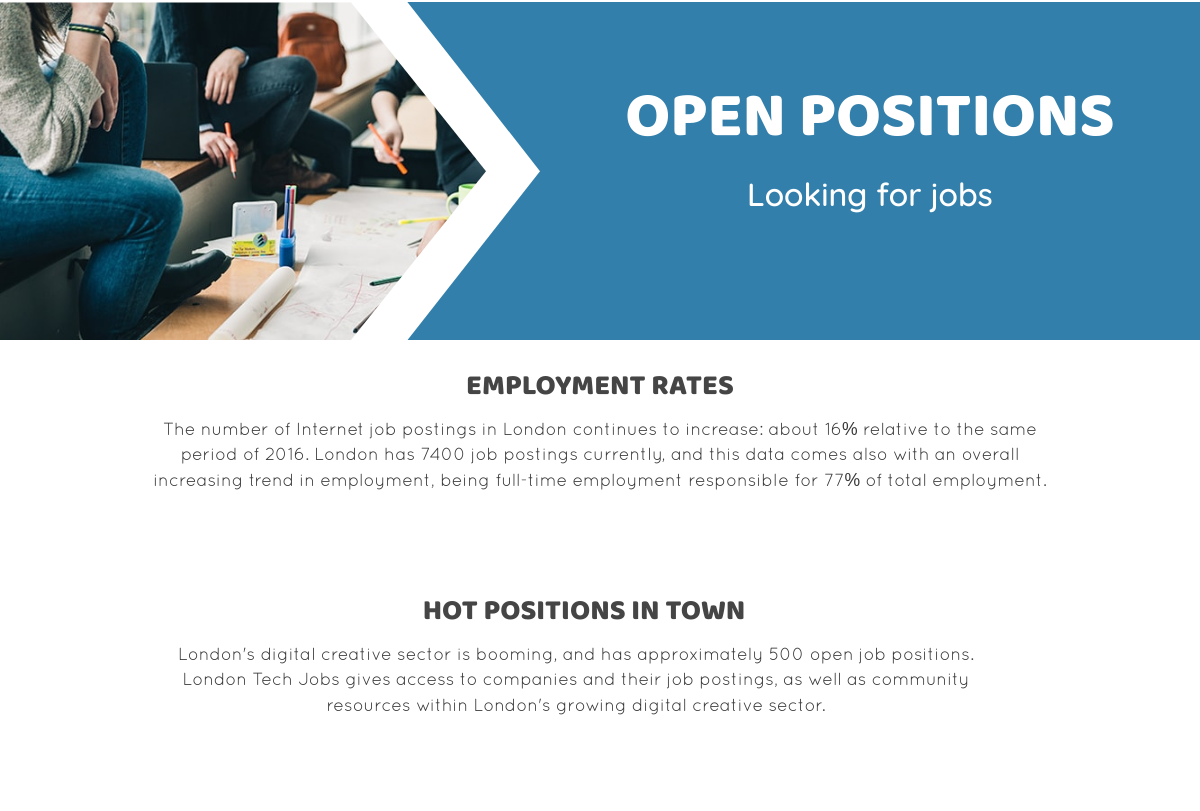
The page /work.php (middle part) on the database as committed earlier.
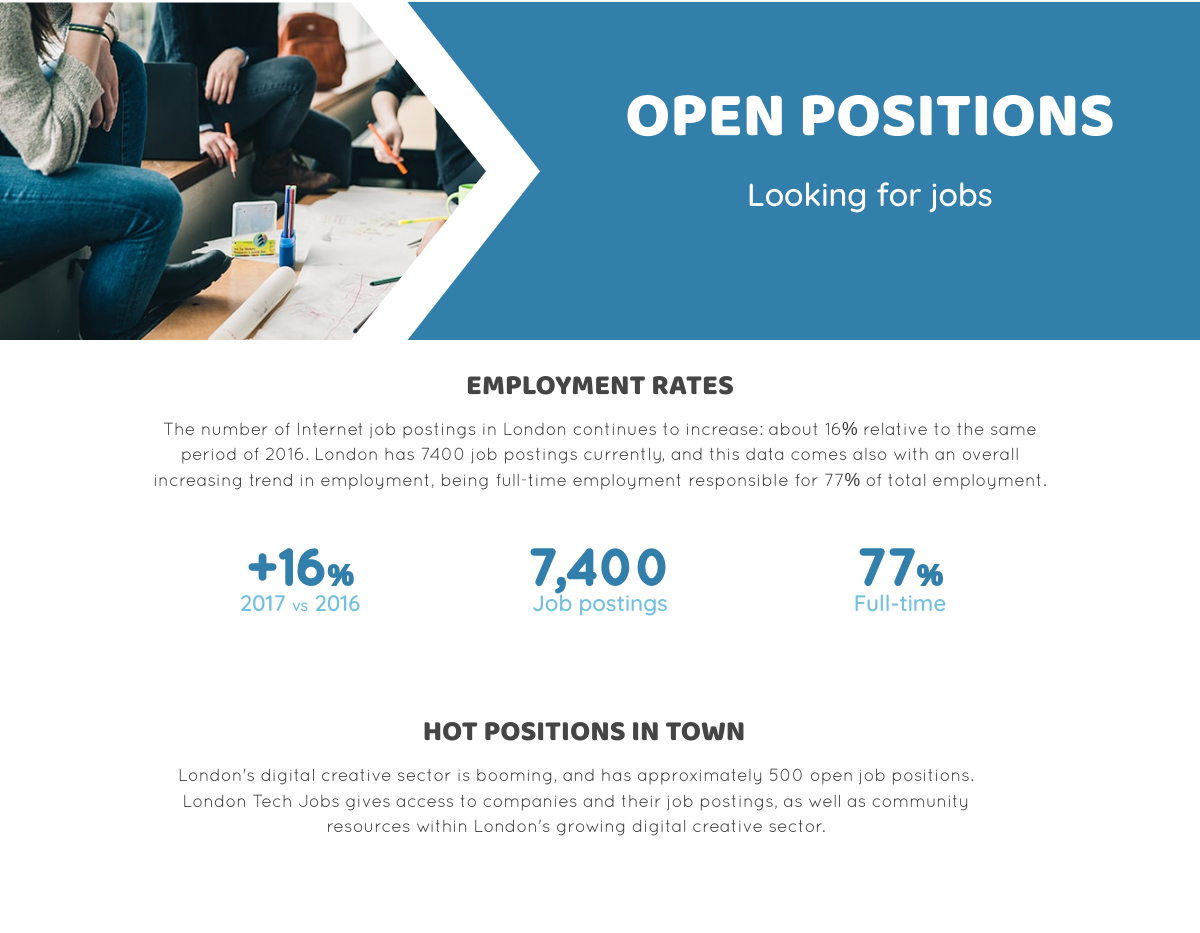
The same page on the database as committed later.
### tables this page shows
CREATE TABLE `category` (
  `id` smallint(6) unsigned NOT NULL AUTO_INCREMENT,
  `name` varchar(100) NOT NULL,
  `title` varchar(100) NOT NULL,
  `description` text DEFAULT NULL,
  `short_desc` varchar(255) DEFAULT NULL,
  `banner_photo` varchar(200) DEFAULT NULL,
  `header_photo` varchar(200) DEFAULT NULL,
  PRIMARY KEY (`id`)
);

CREATE TABLE `item` (
  `id` mediumint(8) unsigned NOT NULL AUTO_INCREMENT,
  `name` varchar(100) NOT NULL,
  `title` varchar(200) DEFAULT NULL,
  `description` text DEFAULT NULL,
  `address` varchar(255) DEFAULT NULL,
  `phone` varchar(100) DEFAULT NULL,
  `hours` varchar(200) DEFAULT NULL,
  `website` varchar(200) DEFAULT NULL,
  `photo` varchar(200) DEFAULT NULL,
  PRIMARY KEY (`id`)
);

CREATE TABLE `icon` (
  `id` smallint(5) unsigned NOT NULL AUTO_INCREMENT,
  `name` varchar(100) NOT NULL,
  `title` varchar(200) DEFAULT NULL,
  `description` varchar(255) DEFAULT NULL,
  `photo` varchar(200) DEFAULT NULL,
  `alt` varchar(100) DEFAULT NULL,
  `longfield` varchar(100) DEFAULT NULL,
  PRIMARY KEY (`id`)
);

### includes/read.php (called while the page is built, shortened)
<?php
  function getSectionContent($section) {
    include('connect.php');
    $querySection = "SELECT * FROM section WHERE name = '{$section}'";
    $result = mysqli_query($link, $querySection);
    if($result){
			return $result;
		}
    else {
			$error = "There was a problem accessing this information.";
			return $error;
		}
  }
  function getCategories($sectionId) {
    include('connect.php');
    $queryCategory = "SELECT cat.* FROM section sec, category cat, section_category seccat WHERE sec.id = {$sectionId} AND sec.id = seccat.section_id AND seccat.category_id = cat.id ORDER BY position";
    $result = mysqli_query($link, $queryCategory);
    if($result){
			return $result;
		}
    else {
			$error = "There was a problem accessing this information.";
			return $error;
		}
  }
  function getItems($categoryId) {
    include('connect.php');
    $itemQuery = "SELECT it.* FROM category cat, item it, category_item catit WHERE cat.id = {$categoryId} AND cat.id = catit.category_id AND catit.item_id = it.id ORDER BY position";
    $result = mysqli_query($link, $itemQuery);
    if($result) {
			return $result;
		}
    else {
			$error = "There was a problem accessing this information.";
			return $error;
		}
  }
  function getItemIcons($itemId) {
    include('connect.php');
    $iconQuery = "SELECT ic.* FROM item it, icon ic, item_icon itic WHERE it.id = {$itemId} AND it.id = itic.item_id AND itic.icon_id = ic.id ORDER BY position";
    $result = mysqli_query($link, $iconQuery);
    if($result) {
			return $result;
		}
    else {
			$error = "There was a problem accessing this information.";
			return $error;
		}
  }
 ?>

### work.php (the view, shortened to what this page needs)
<?php
  $sectionData = getSectionContent('work');
  if(!is_string($sectionData)) {
    $section = mysqli_fetch_array($sectionData);
    $categoriesData = getCategories($section['id']);
  }
  else {
    redirect_to('error.php');
  }
 ?>
<!DOCTYPE html>
<html lang="en">
<head>
  <link rel="stylesheet" href="http://code.ionicframework.com/ionicons/2.0.1/css/ionicons.min.css">
  <link rel="stylesheet" href="css/main.min.css">
</head>
<body>
  <div id="container" class="work">
    <main>
      <div id="category-wrapper">
        <?php
          if(!is_string($categoriesData)) {
            while ($category = mysqli_fetch_assoc($categoriesData)) {
        ?>
          <section id="<?php echo $category['name']; ?>" class="category">
            <div class="category-header">
              <div class="photo-wrapper">
                <img class="media-change" src="images/<?php echo $category['header_photo']; ?>_large.jpg" alt="<?php echo $category['title']; ?>">
              </div>
              <div class="category-info">
                <h2 class="category-title"><?php echo $category['title']; ?></h2>
                <p class="category-short"><?php echo $category['short_desc']; ?></p>
              </div>
            </div>
            <?php
              $itemData = getItems($category['id']);
              if(!is_string($itemData)){
                while ($item = mysqli_fetch_assoc($itemData)) {
            ?>
                  <section class="item clearfix">
                    <h3 class="item-title"><?php echo $item['title']; ?></h3>
                    <p class="item-desc"><?php echo $item['description']; ?></p>
                    <?php
                      $itemIcons = getItemIcons($item['id']);
                      if(!is_string($itemIcons)){
                        if($item['name'] === 'get_involved') {
                          echo "<div class=\"icon-wrapper-4 {$item['name']}\">";
                          while ($icon = mysqli_fetch_assoc($itemIcons)) {
                            echo "<div class=\"icon icon-1\"><a href=\"{$icon['longfield']}\" title=\"{$icon['title']}\" target=\"_blank\"><img src=\"images/{$icon['photo']}.png\" alt=\"{$icon['alt']}\"></a></div>";
                          }
                        }
                        else {
                          echo "<div class=\"icon-wrapper-3-2 {$item['name']}\">";
                          while ($icon = mysqli_fetch_assoc($itemIcons)) {
                            echo "<div class=\"icon icon-1-1-2\"><p class=\"icon-title\">{$icon['title']}</p><p class=\"icon-desc\">{$icon['description']}</p></div>";
                          }
                        }
                        echo "</div>";
                      }
                     ?>
                  </section>
            <?php
                }
              }
              else {
                redirect_to('error.php');
              }
            ?>
          </section>
        <?php
            }
          }
          else {
            redirect_to('error.php');
          }
        ?>
      </div>
    </main>
  </div>
</body>
</html>

Rows that differ between the two databases and show on the page:
added icon: title "+16 %", description "2017 vs 2016", shown under item "EMPLOYMENT RATES"
added icon: title "7,400", description "Job postings", shown under item "EMPLOYMENT RATES"
added icon: title "77 %", description "Full-time", shown under item "EMPLOYMENT RATES"
